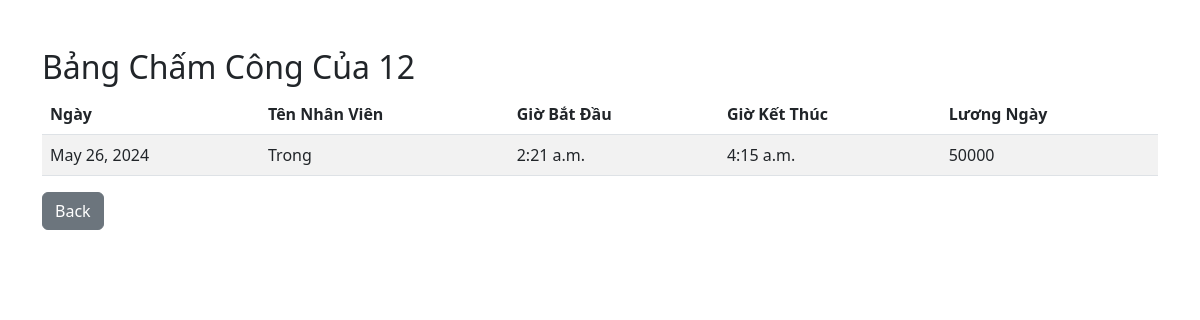
/check_attendance/12/, run on the app's committed database.
### WebChamCong/models.py (models this page shows)
class BangChamCong(models.Model):
    account = models.ForeignKey(Account, on_delete=models.CASCADE)
    ngay = models.DateField()
    start_time = models.TimeField()
    end_time = models.TimeField(null=True)
    luong_ngay = models.IntegerField(null=True)

class Account(models.Model):
    username = models.CharField(max_length=50,unique=True)
    password = models.CharField(max_length=50)
    role = models.CharField(max_length=20)
    salary = models.IntegerField(null=True)

### WebChamCong/views.py (the view)
# urls.py: path('check_attendance', views.check_attendance, name='check_attendance'),
def check_attendance(request, account_id=None):
        checkday = request.POST.get('checkday')
        logged_in_username = request.session.get('logged_in_username')
        logged_in_role = request.session.get('logged_in_role')
        if account_id!=None:
            account = get_object_or_404(Account, id=account_id)
            attendance_records = BangChamCong.objects.filter(account=account)
            checkday=account_id
        elif logged_in_role == 'admin':
            attendance_records = BangChamCong.objects.filter(ngay=checkday)
        else:
            account = Account.objects.get(username=logged_in_username)
            attendance_records = BangChamCong.objects.filter(account=account, ngay=checkday)
        context = {
            'attendance_records': attendance_records,
            'checkday': checkday,
        }
        print(attendance_records)
        return render(request, 'attendance.html', context)

### WebChamCong/templates/attendance.html (shortened to what this page needs)
<!DOCTYPE html>
<html>
<head>
    <link rel="stylesheet" href="https://cdn.jsdelivr.net/npm/bootstrap@5.2.3/dist/css/bootstrap.min.css">
</head>
<body>
    <div class="container my-5">
        <h2>Bảng Chấm Công Của {{ checkday }}</h2>
        <table class="table table-striped">
            <thead>
                <tr>
                    <th>Ngày</th>
                    <th>Tên Nhân Viên</th>
                    <th>Giờ Bắt Đầu</th>
                    <th>Giờ Kết Thúc</th>
                    <th>Lương Ngày</th>
                </tr>
            </thead>
            <tbody>
                {% for record in attendance_records %}
                <tr>
                    <td>{{ record.ngay }}</td>
                    <td>{{ record.account.username }}</td>
                    <td>{{ record.start_time }}</td>
                    <td>{{ record.end_time|default:"Không có dữ liệu" }}</td>
                    <td>{{ record.luong_ngay|default:0 }}</td>
                </tr>
                {% empty %}
                <tr>
                    <td colspan="5" class="text-center">Không có dữ liệu chấm công cho ngày này.</td>
                </tr>
                {% endfor %}
            </tbody>
        </table>
        <a href="{% url 'WebChamCong:main' %}" class="btn btn-secondary">Back</a>
    </div>
</body>
</html>

### data on the page
BangChamCong: ngay "May 26, 2024", account.username "Trong", start_time "2:21 a.m.", end_time "4:15 a.m.", luong_ngay "50000"

### other printed values
{{ checkday }} "12"
